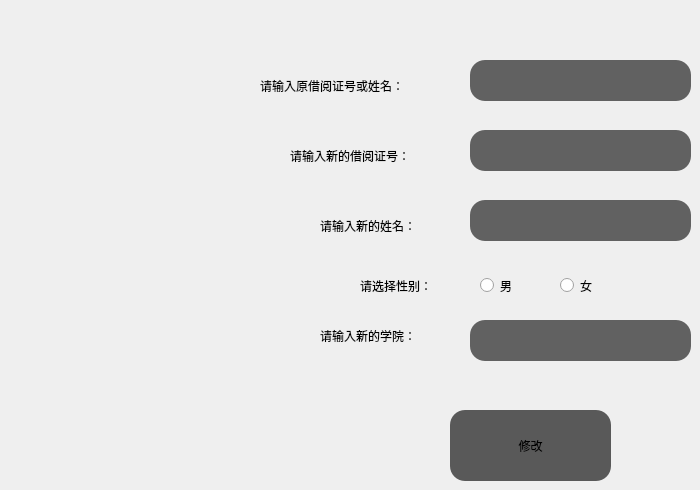
      <widget class="QWidget" name="tab_27">
       <attribute name="title">
        <string>修改</string>
       </attribute>
       <widget class="QLabel" name="label_73">
        <property name="geometry">
         <rect>
          <x>360</x>
          <y>270</y>
          <width>151</width>
          <height>31</height>
         </rect>
        </property>
        <property name="styleSheet">
         <string notr="true">font: 10pt &quot;苹方-简&quot;;</string>
        </property>
        <property name="text">
         <string>请选择性别：</string>
        </property>
       </widget>
       <widget class="QPushButton" name="pushButton_35">
        <property name="geometry">
         <rect>
          <x>450</x>
          <y>410</y>
          <width>161</width>
          <height>71</height>
         </rect>
        </property>
        <property name="layoutDirection">
         <enum>Qt::LeftToRight</enum>
        </property>
        <property name="styleSheet">
         <string notr="true">QPushButton{
    border-top-left-radius:15px;
    background-color: rgb(89, 89, 89);
    border-top-right-radius:15px;
    border-bottom-right-radius:15px;
    border-bottom-left-radius:15px;
    }
QPushButton:hover{
    
	background-color: rgb(104, 104, 104);
    }</string>
        </property>
        <property name="text">
         <string>修改</string>
        </property>
       </widget>
       <widget class="QLabel" name="label_74">
        <property name="geometry">
         <rect>
          <x>290</x>
          <y>140</y>
          <width>171</width>
          <height>31</height>
         </rect>
        </property>
        <property name="styleSheet">
         <string notr="true">font: 10pt &quot;苹方-简&quot;;</string>
        </property>
        <property name="text">
         <string>请输入新的借阅证号：</string>
        </property>
       </widget>
       <widget class="QLineEdit" name="lineEdit_58">
        <property name="geometry">
         <rect>
          <x>470</x>
          <y>130</y>
          <width>221</width>
          <height>41</height>
         </rect>
        </property>
        <property name="styleSheet">
         <string notr="true">background-color: rgb(97, 97, 97);
border-top-left-radius:15px;
border-top-right-radius:15px;
border-bottom-right-radius:15px;
border-bottom-left-radius:15px;</string>
        </property>
       </widget>
       <widget class="QRadioButton" name="radioButton_27">
        <property name="geometry">
         <rect>
          <x>560</x>
          <y>270</y>
          <width>61</width>
          <height>31</height>
         </rect>
        </property>
        <property name="styleSheet">
         <string notr="true">font: 10pt &quot;苹方-简&quot;;</string>
        </property>
        <property name="text">
         <string>女</string>
        </property>
       </widget>
       <widget class="QLabel" name="label_75">
        <property name="geometry">
         <rect>
          <x>320</x>
          <y>210</y>
          <width>141</width>
          <height>31</height>
         </rect>
        </property>
        <property name="layoutDirection">
         <enum>Qt::LeftToRight</enum>
        </property>
        <property name="styleSheet">
         <string notr="true">font: 10pt &quot;苹方-简&quot;;</string>
        </property>
        <property name="text">
         <string>请输入新的姓名：</string>
        </property>
        <property name="textFormat">
         <enum>Qt::AutoText</enum>
        </property>
       </widget>
       <widget class="QLineEdit" name="lineEdit_59">
        <property name="geometry">
         <rect>
          <x>470</x>
          <y>200</y>
          <width>221</width>
          <height>41</height>
         </rect>
        </property>
        <property name="styleSheet">
         <string notr="true">background-color: rgb(97, 97, 97);
border-top-left-radius:15px;
border-top-right-radius:15px;
border-bottom-right-radius:15px;
border-bottom-left-radius:15px;</string>
        </property>
       </widget>
       <widget class="QLabel" name="label_76">
        <property name="geometry">
         <rect>
          <x>320</x>
          <y>320</y>
          <width>131</width>
          <height>31</height>
         </rect>
        </property>
        <property name="styleSheet">
         <string notr="true">font: 10pt &quot;苹方-简&quot;;</string>
        </property>
        <property name="text">
         <string>请输入新的学院：</string>
        </property>
       </widget>
       <widget class="QLineEdit" name="lineEdit_60">
        <property name="geometry">
         <rect>
          <x>470</x>
          <y>320</y>
          <width>221</width>
          <height>41</height>
         </rect>
        </property>
        <property name="styleSheet">
         <string notr="true">background-color: rgb(97, 97, 97);
border-top-left-radius:15px;
border-top-right-radius:15px;
border-bottom-right-radius:15px;
border-bottom-left-radius:15px;</string>
        </property>
        <property name="text">
         <string/>
        </property>
       </widget>
       <widget class="QRadioButton" name="radioButton_28">
        <property name="geometry">
         <rect>
          <x>480</x>
          <y>270</y>
          <width>61</width>
          <height>31</height>
         </rect>
        </property>
        <property name="styleSheet">
         <string notr="true">font: 10pt &quot;苹方-简&quot;;</string>
        </property>
        <property name="text">
         <string>男</string>
        </property>
       </widget>
       <widget class="QLineEdit" name="lineEdit_61">
        <property name="geometry">
         <rect>
          <x>470</x>
          <y>60</y>
          <width>221</width>
          <height>41</height>
         </rect>
        </property>
        <property name="styleSheet">
         <string notr="true">background-color: rgb(97, 97, 97);
border-top-left-radius:15px;
border-top-right-radius:15px;
border-bottom-right-radius:15px;
border-bottom-left-radius:15px;</string>
        </property>
        <property name="text">
         <string/>
        </property>
       </widget>
       <widget class="QLabel" name="label_77">
        <property name="geometry">
         <rect>
          <x>260</x>
          <y>70</y>
          <width>201</width>
          <height>31</height>
         </rect>
        </property>
        <property name="styleSheet">
         <string notr="true">font: 10pt &quot;苹方-简&quot;;</string>
        </property>
        <property name="text">
         <string>请输入原借阅证号或姓名：</string>
        </property>
       </widget>
      </widget>
